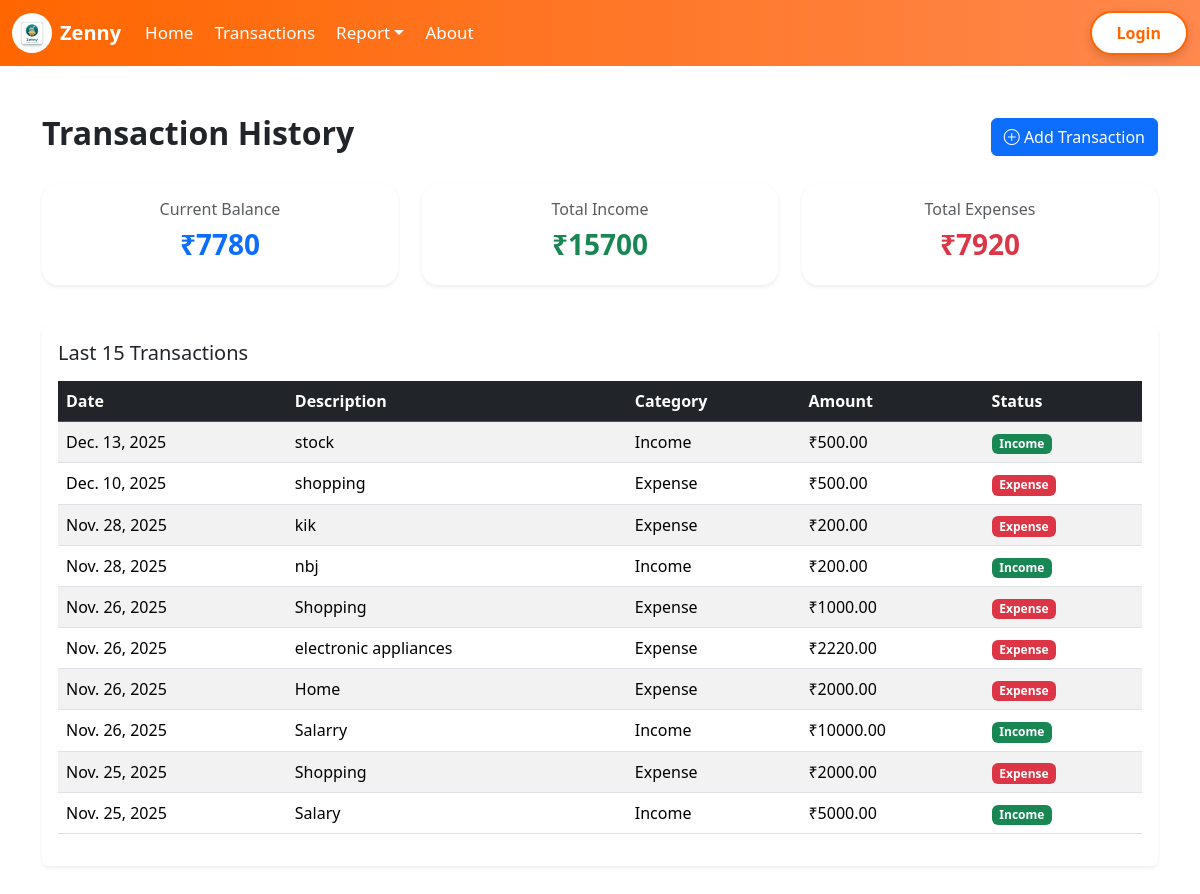
Page /trans/ on the committed database.
### zenny/models.py (models this page shows, shortened)
class Transaction(models.Model):
    date = models.DateField(auto_now_add=True)
    description = models.CharField(max_length=255)
    category = models.CharField(max_length=20, choices=CATEGORY_CHOICES)
    amount = models.DecimalField(max_digits=10, decimal_places=2)
    status = models.CharField(max_length=20, choices=STATUS_CHOICES, default='complete')

### zenny/views.py (the view)
# urls.py: path("trans/",views.trans,name='transactions'),  # transactions page
def trans(request):
    transactions = Transaction.objects.order_by('-id')[:15]
    total_income = Transaction.objects.filter(category='income').aggregate(total=Sum('amount'))['total'] or 0
    total_expense = Transaction.objects.filter(category='expense').aggregate(total=Sum('amount'))['total'] or 0
    current_balance = total_income - total_expense
    context = {
        'transactions': transactions,
        'total_income': total_income,
        'total_expense': total_expense,
        'current_balance': current_balance,
    }
    return render(request, "trans.html", context)

### Finance/Templates/trans.html (shortened to what this page needs)
{% extends 'base.html' %}
{% load static %}
{% block body %}
<div class="container py-5">
  <div class="d-flex justify-content-between align-items-center mb-4">
    <h2 class="fw-bold text-dark">Transaction History</h2>
    <a href="{% url 'add_transaction' %}" class="btn btn-primary">
      <i class="bi bi-plus-circle"></i> Add Transaction
    </a>
  </div>
  <div class="row mb-4 text-center">
    <div class="col-md-4 mb-3">
      <div class="card border-0 shadow-sm p-3 bg-white rounded-4">
        <h6 class="text-muted">Current Balance</h6>
        <h3 class="text-primary fw-bold">₹{{ current_balance }}</h3>
      </div>
    </div>
    <div class="col-md-4 mb-3">
      <div class="card border-0 shadow-sm p-3 bg-white rounded-4">
        <h6 class="text-muted">Total Income</h6>
        <h3 class="text-success fw-bold">₹{{ total_income }}</h3>
      </div>
    </div>
    <div class="col-md-4 mb-3">
      <div class="card border-0 shadow-sm p-3 bg-white rounded-4">
        <h6 class="text-muted">Total Expenses</h6>
        <h3 class="text-danger fw-bold">₹{{ total_expense }}</h3>
      </div>
    </div>
  </div>
  <div class="card shadow-sm border-0">
    <div class="card-body">
      <h5 class="card-title mb-3">Last 15 Transactions</h5>
      <table class="table table-striped table-hover">
        <thead class="table-dark">
          <tr>
            <th>Date</th>
            <th>Description</th>
            <th>Category</th>
            <th>Amount</th>
            <th>Status</th>
          </tr>
        </thead>
        <tbody>
          {% for transaction in transactions %}
          <tr>
            <td>{{ transaction.date }}</td>
            <td>{{ transaction.description }}</td>
            <td>{{ transaction.get_category_display }}</td>
            <td>₹{{ transaction.amount }}</td>
            <td>
              {% if transaction.category == "income" %}
                <span class="badge bg-success">Income</span>
              {% elif transaction.category == "expense" %}
                <span class="badge bg-danger">Expense</span>
              {% endif %}
            </td>
          </tr>
          {% empty %}
          <tr>
            <td colspan="5" class="text-center text-muted">No transactions found.</td>
          </tr>
          {% endfor %}
        </tbody>
      </table>
    </div>
  </div>
</div>
{% endblock body %}

### Finance/Templates/base.html (shortened to what this page needs)
{% load static %}
<!DOCTYPE html>
<html lang="en">
<head>
  <link href="https://cdn.jsdelivr.net/npm/bootstrap@5.3.2/dist/css/bootstrap.min.css" rel="stylesheet">
  <link href="https://cdn.jsdelivr.net/npm/bootstrap@5.3.3/dist/css/bootstrap.min.css" rel="stylesheet">
<link href="https://cdn.jsdelivr.net/npm/bootstrap-icons@1.11.3/font/bootstrap-icons.css" rel="stylesheet">
<link rel="stylesheet" href="{% static 'css/style.css' %}">
</head>
<body>
<link href="https://cdn.jsdelivr.net/npm/bootstrap@5.3.2/dist/css/bootstrap.min.css" rel="stylesheet">
<nav class="navbar navbar-expand-lg bg-body-tertiary" style="background: linear-gradient(90deg, #ff6600, #ff884d);">
  <div class="container-fluid">
    <a class="navbar-brand d-flex align-items-center" href="home">
  <img src="{% static 'logo.png' %}" alt="Zenny Logo"
       width="40" height="40" class="me-2" style="border-radius: 50%;">
  <span style="font-weight: 700; color: white;">Zenny</span>
</a>
    <div class="collapse navbar-collapse" id="navbarSupportedContent">
      <ul class="navbar-nav me-auto mb-2 mb-lg-0">
        <li class="nav-item"><a class="nav-link active" href="{% url 'home' %}" style="font-weight: 450;font-size: 17px;margin-right: 5px; color: white">Home</a></li>
        <li class="nav-item">
          <a class="nav-link" href="/trans" style="font-weight: 450;font-size: 17px;margin-right: 5px; color: white">Transactions</a>
        </li>
        <li class="nav-item dropdown">
          <a class="nav-link dropdown-toggle" href="#"style="font-weight: 450;font-size: 17px; margin-right: 5px; color: white" data-bs-toggle="dropdown"style="color: white">Report</a>
        </li>
        <li class="nav-item"><a class="nav-link disabled"style="font-weight: 450;font-size: 17px;margin-right: 5px; color: white">About</a></li>
      </ul>
<button type="button"
        style="
            background:white;
            color:#ff6600;
            border:2px solid #ff6600;
            padding:8px 25px;
            font-weight:600;
            border-radius:50px;
            box-shadow:0 4px 10px rgba(0,0,0,0.15);
            transition:0.3s;
        "
        onmouseover="this.style.background='#ff6600'; this.style.color='white';"
        onmouseout="this.style.background='white'; this.style.color='#ff6600';"
>
    <a href="{% url 'login' %}" style="text-decoration: none; color: inherit;">Login</a>
</button>
    </div>
  </div>
</nav>
{%block body %}{% endblock body %}
</body>
</html>

### rows in the picture
Transaction: shows "Income"
Transaction: shows "Expense"
Transaction: shows "Expense"
Transaction: shows "Income"
Transaction: shows "Expense"
Transaction: shows "Expense"
Transaction: shows "Expense"
Transaction: shows "Income"
Transaction: shows "Expense"
Transaction: shows "Income"

### other values in the picture
{{ current_balance }} "7780"
{{ total_income }} "15700"
{{ total_expense }} "7920"
